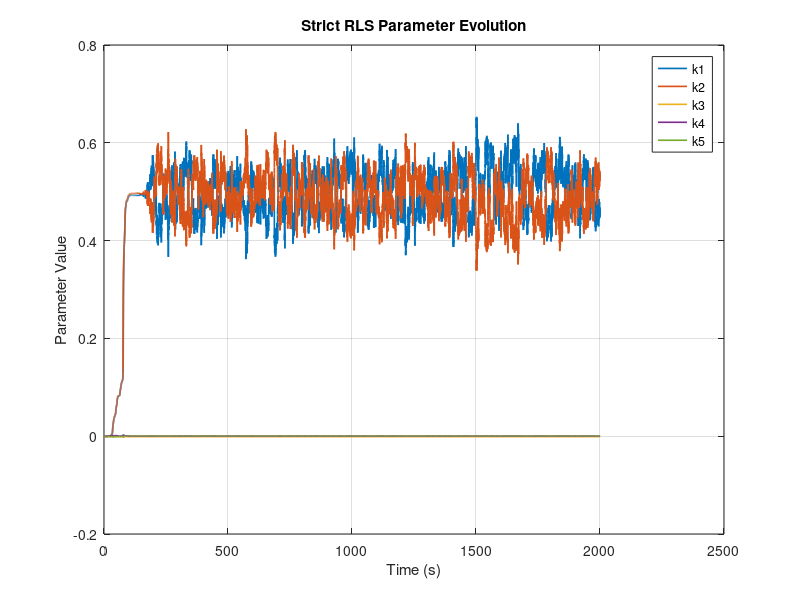
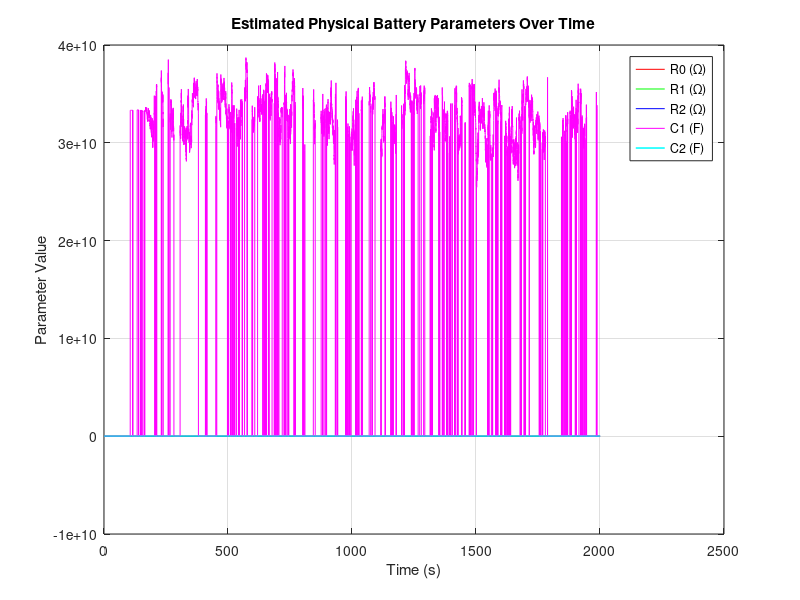
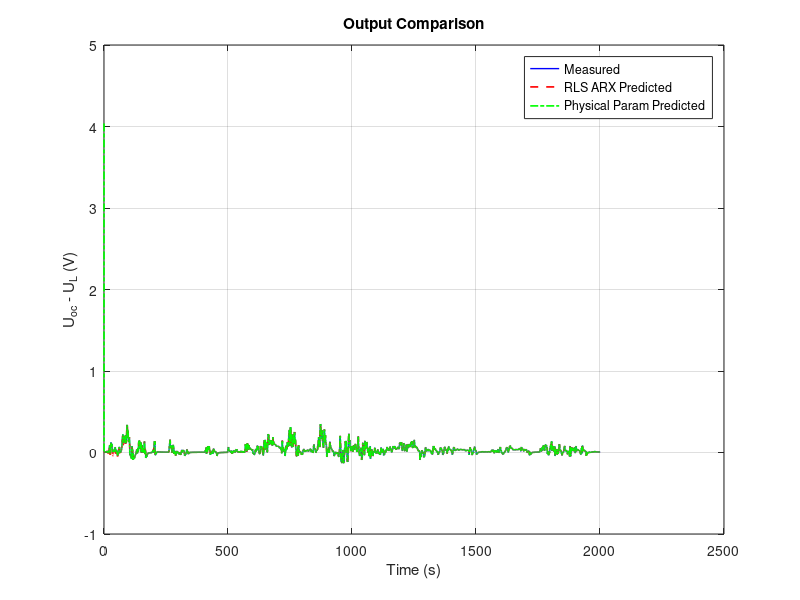
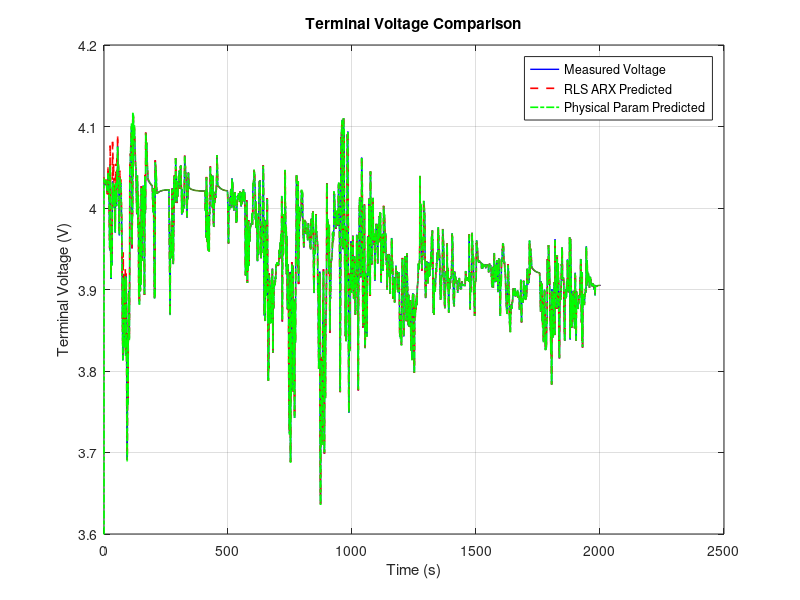

Reproduce these figures in MATLAB, in order.
clear; clc; close all;

% --- Load data ---
if exist('ECM2.mat','file')
    load('ECM2.mat');  
else
    error('ECM2.mat not found.');
end
Time    = Time(:);
Voltage = Voltage(:);
Current = Current(:);
N       = length(Time);
Ts      = mean(diff(Time));
Qrated_Ah = 60;      
Q        = Qrated_Ah * 3600; 

% --- OCV polynomial fit ---
if size(OCV,2) < 2
    error('OCV must have columns [SOC OCV_voltage].');
end
Pocv = polyfit(OCV(:,1), OCV(:,2), 10);

% --- SOC & OCV calculation ---
z = zeros(N,1); 
z(1) = 0.7;  % initial SOC
Uoc = zeros(N,1); 
Uoc(1) = polyval(Pocv, z(1));
for k = 1:N-1
    z(k+1) = z(k) + (Ts/Q)*Current(k);   % discharge current convention
    z(k+1) = min(max(z(k+1),0),1);       % keep in [0,1]
    Uoc(k+1) = polyval(Pocv, z(k+1));
end

% --- Initialization ---
theta_hat = zeros(5,1);        % Initial parameter vector
P = (0.1)^2*eye(5);            % Initial covariance matrix
lambda = 0.99;                 % Forgetting factor
theta_hist = zeros(5,N);       % Store theta estimates
params = zeros(7,N);           % Store physical params: [R0, R1, R2, C1, C2, tau1, tau2]
out = Uoc - Voltage;           % Residual definition
T = Ts;                        % Sampling period

% --- Recursive RLS estimation ---
for k = 3:N
    % Information vector
    phi = [out(k-1);
           out(k-2);
           Current(k);
           Current(k-1);
           Current(k-2)];
       
    yk = out(k);   % measured output
    
    % Gain vector
    K = (P * phi) / (lambda + phi' * P * phi);
    
    % Prediction
    y_pred = phi' * theta_hat;
    
    % Parameter update
    theta_hat = theta_hat + K * (yk - y_pred);
    theta_hist(:,k) = theta_hat;
    
    % Covariance update
    P = (1/lambda) * (P - K * phi' * P);
    
    % --- Map ARX -> Physical Parameters ---
    k1 = theta_hat(1); k2 = theta_hat(2); k3 = theta_hat(3);
    k4 = theta_hat(4); k5 = theta_hat(5);
    
    den = k1 + k2 - 1;
    if abs(den) < 1e-12, den = sign(den)*1e-12; end
    
    k0 = T^2 / den;
    a  = k2 * k0;
    b  = -k0 * (k1 + 2*k2) / T;
    c  = k0 * (k3 + k4 + k5) / T^2;
    d  = -k0 * (k4 + 2*k5) / T;
    R0 = k5 / max(k2,1e-12);  % avoid div by zero
    
    Delta = max(b^2 - 4*a, 0);
    root1 = (b + sqrt(Delta)) / 2;
    root2 = (b - sqrt(Delta)) / 2;
    tau1 = min(root1, root2);
    tau2 = max(root1, root2);
    
    % Avoid division by near-zero
    R2 = (tau2*c + R0*b - tau2*R0 - d) / max(tau2 - tau1, 1e-12);
    R1 = max(c - R2 - R0, 1e-12);
    R2 = max(R2, 1e-12);
    
    C1 = abs(tau1) / R1;
    C2 = abs(tau2) / R2;
    
    % Store physical parameters
    params(:,k) = [R0; R1; R2; C1; C2; tau1; tau2];
end

% --- Post-processing ---

% Predict output using ARX coefficients
out_pred = zeros(N,1);
out_pred(1:2) = out(1:2);
for k = 3:N
    k1 = theta_hist(1,k); k2 = theta_hist(2,k); k3 = theta_hist(3,k);
    k4 = theta_hist(4,k); k5 = theta_hist(5,k);
    out_pred(k) = k1*out(k-1) + k2*out(k-2) + ...
                  k3*Current(k) + k4*Current(k-1) + k5*Current(k-2);
end

% Simulate 2-RC ECM with final estimated parameters
v1 = zeros(1, N);
v2 = zeros(1, N);
v = zeros(1, N);
R0 = params(1,end);
R1 = params(2,end);
R2 = params(3,end);
C1 = params(4,end);
C2 = params(5,end);
A1 = exp(-T/(R1*C1));
A2 = exp(-T/(R2*C2));

fprintf('Final parameters at last time step:\n');
fprintf('A1 = %.6g, A2 = %.6g, R1 = %.6g, R2 = %.6g, R0 = %.6g\n', A1, A2, R1, R2, R0);

for k = 1:N-1
    v1(k+1) = A1 * v1(k) + R1 * (1 - A1) * Current(k);
    v2(k+1) = A2 * v2(k) + R2 * (1 - A2) * Current(k);
    v(k+1)  = Uoc(k+1) + R0 * Current(k+1) + v1(k+1) + v2(k+1);
end

% --- Plot results ---
figure('Name','RLS ARX Parameter Evolution');
plot(Time, theta_hist','LineWidth',1.2);
xlabel('Time (s)'); ylabel('Parameter Value');
legend('k1','k2','k3','k4','k5');
title('Strict RLS Parameter Evolution'); grid on;

figure('Name','Estimated Physical Parameters');
plot(Time, params(1,:), '-r', Time, params(2,:), '-g', Time, params(3,:), '-b', ...
     Time, params(4,:), '-m', Time, params(5,:), '-c', 'LineWidth', 1.1);
xlabel('Time (s)'); ylabel('Parameter Value');
legend('R0 (\Omega)','R1 (\Omega)','R2 (\Omega)','C1 (F)','C2 (F)');
title('Estimated Physical Battery Parameters Over Time'); grid on;

figure('Name','Measured vs Predicted Output');
plot(Time, out, 'b', 'LineWidth',1); hold on;
plot(Time, out_pred, 'r--', 'LineWidth',1.2);
plot(Time, Uoc'-v, 'g-.', 'LineWidth',1.2);
xlabel('Time (s)'); ylabel('U_{oc} - U_L (V)');
legend('Measured','RLS ARX Predicted','Physical Param Predicted');
title('Output Comparison'); grid on;

figure('Name','Terminal Voltage Comparison');
plot(Time, Voltage, 'b', 'LineWidth',1); hold on;
plot(Time, Uoc - out_pred, 'r--', 'LineWidth',1.2);
plot(Time, v, 'g-.', 'LineWidth',1.2);
xlabel('Time (s)'); ylabel('Terminal Voltage (V)');
ylim([3.6 4.2]);
legend('Measured Voltage','RLS ARX Predicted','Physical Param Predicted');
title('Terminal Voltage Comparison'); grid on;

rmse_val_1 = sqrt(mean(((Uoc - out_pred) - Voltage).^2));
fprintf('RMSE of Measured vs Parameter-based Predicted Voltage = %.6f V\n', rmse_val_1);

rmse_val_2 = sqrt(mean((v' - Voltage).^2));
fprintf('RMSE of Measured vs ECM_predicted_parameter = %.6f V\n', rmse_val_2);